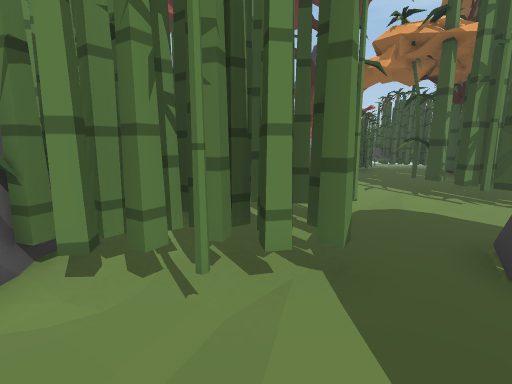
View 1 (above)

24 first-person views from a walk through a Unity game level. The camera is 1.4 m above the floor, tilts 10° down and sees 85° across. The floor is counted in squares, 1 m on a side. Each view is taken from the middle of a square. On the plan, view 1 faces up. The plan holds only what a view shows up to about 14 squares ahead; the rest is blank. The place goes on beyond the plan.

View 2
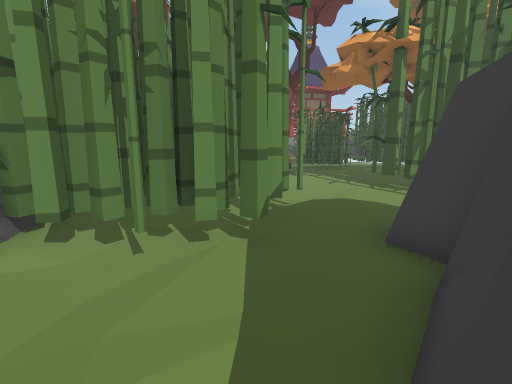

View 3
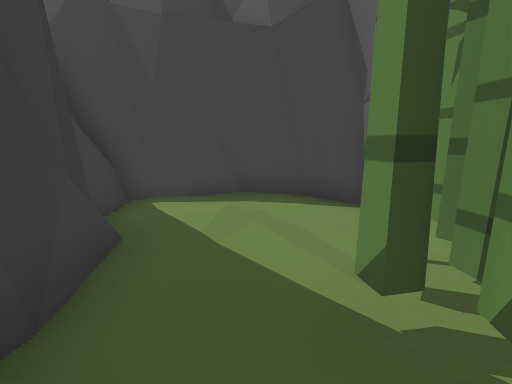

View 4
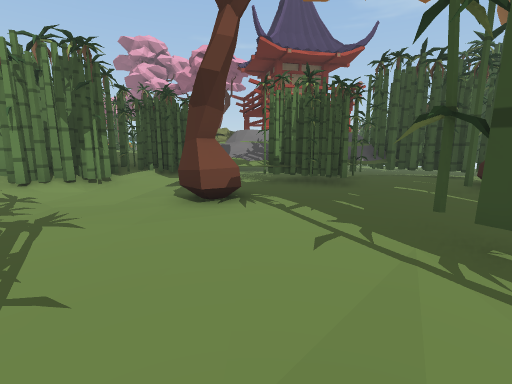

View 5
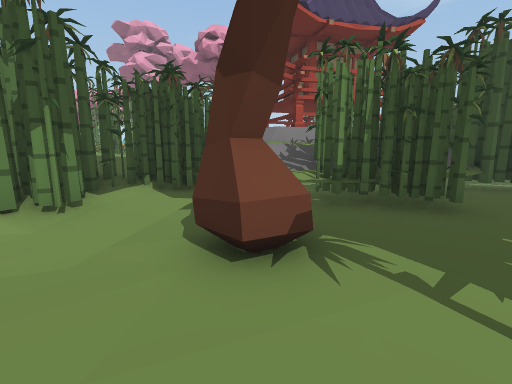

View 6
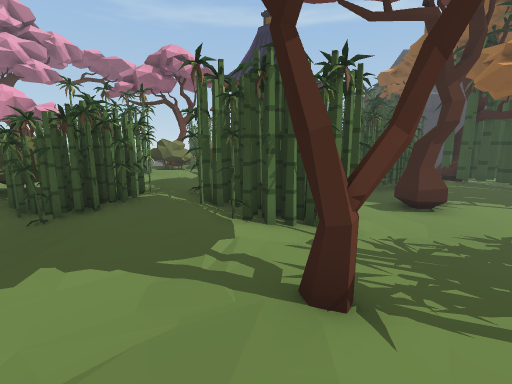

View 7
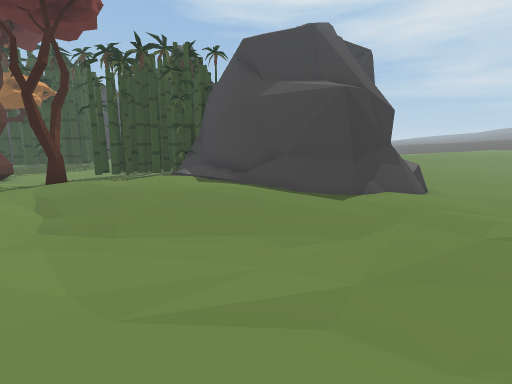

View 8
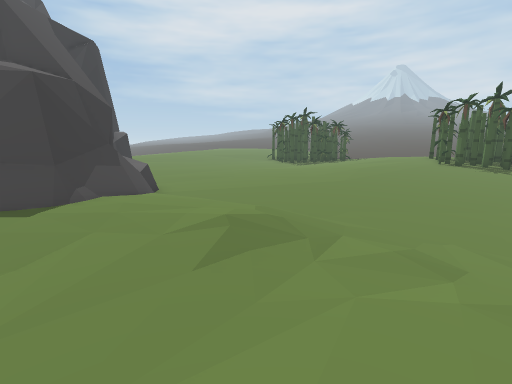

View 9
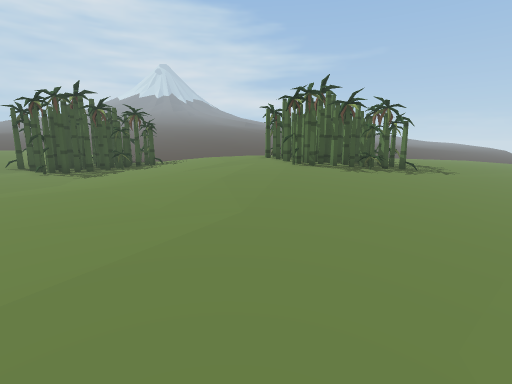

View 10
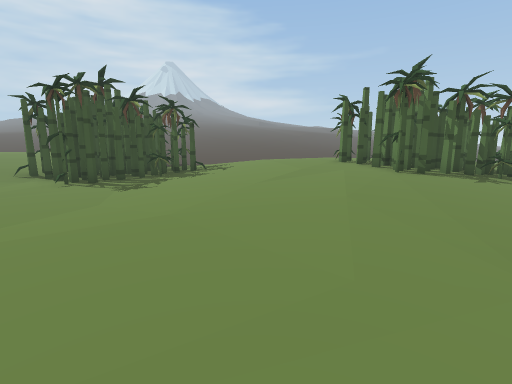

View 11
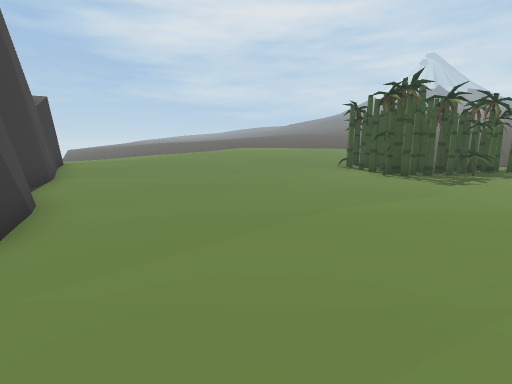

View 12
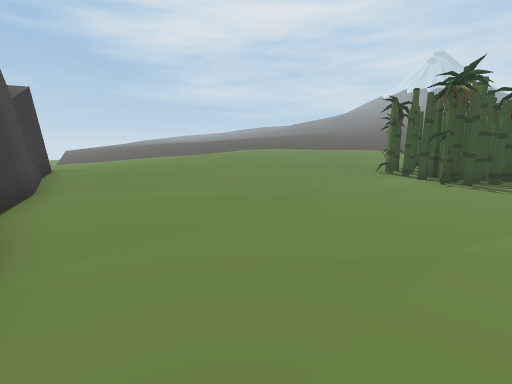

View 13
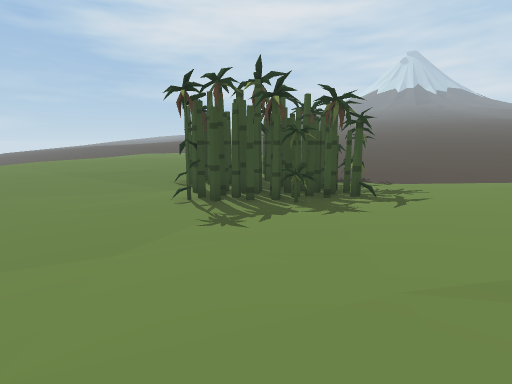

View 14
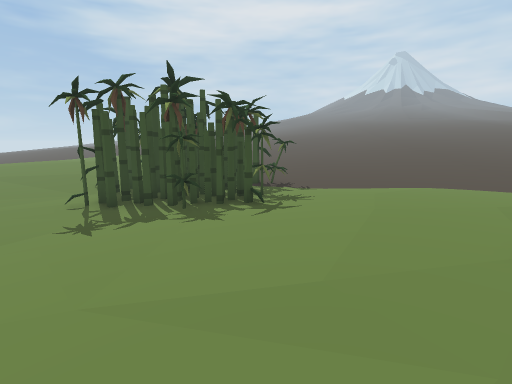

View 15
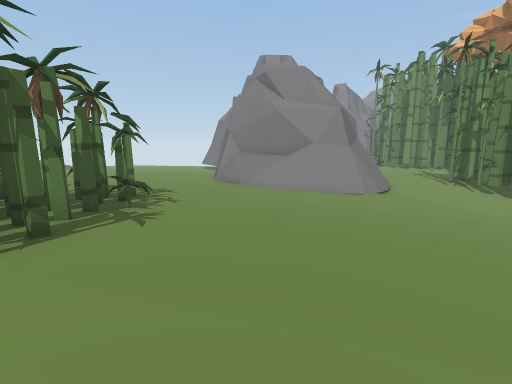

View 16
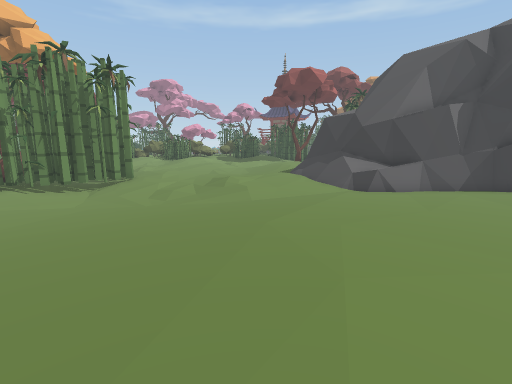

View 17
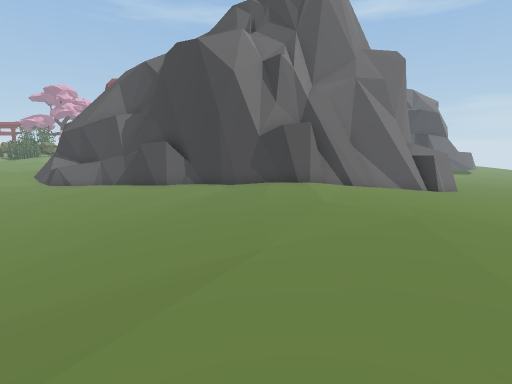

View 18
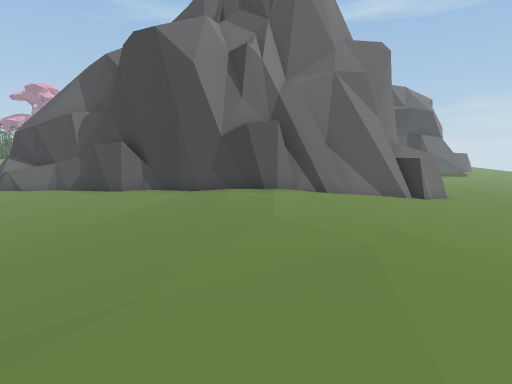

View 19
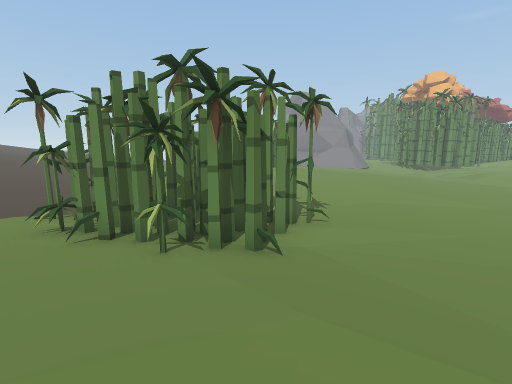

View 20
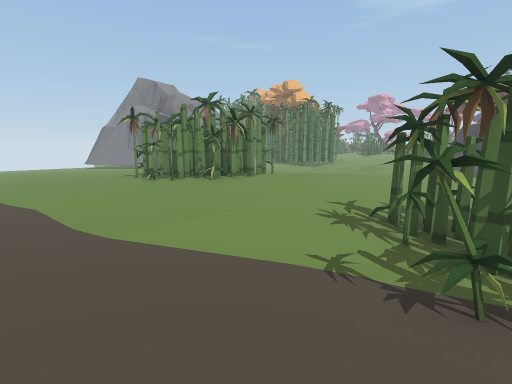

View 21
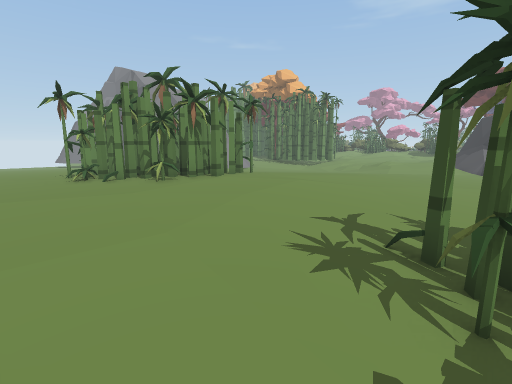

View 22
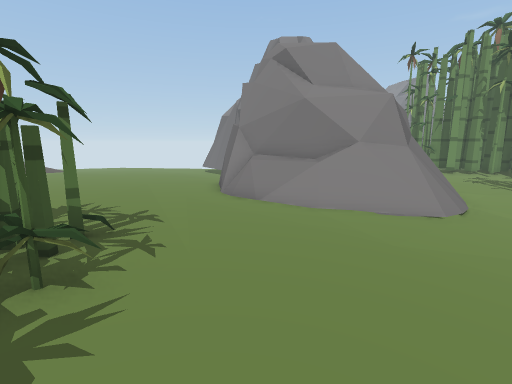

View 23
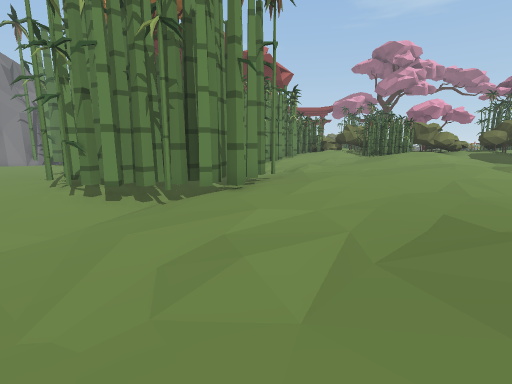

View 24
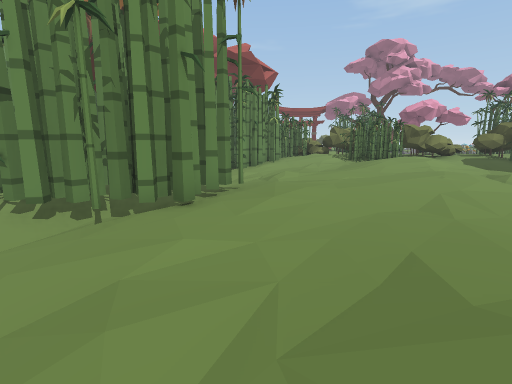

### Floor plan
Key: @ floor where view 1 was taken; # wall or solid block; x gap in a wall; . main floor; : floor 0.25 m higher than the main floor; - floor 0.25 m lower than the main floor; + floor 0.5 m higher than the main floor; * floor 0.75 m higher than the main floor; % floor 1 m higher than the main floor; & floor 1.25 m higher than the main floor; / step, stairs or slope; = window, fence, low wall or low ledge; ^ raised ledge; T tree; O other object.
Columns run from 32 left of view 1 to 12 right of it. Each row starts with its distance up from view 1.
 19  ..         OOO#+/OOOOOOOO     OO
 18  ....   T   OO:::/+OO*OOOO O*++O  ###   ##O
 17   ..... TT   //:::/***++OOOO*++OO##%#  =#OOOO
 16    ....      -//::+///+:OOOOOOOOO#+O#OOOOOOO
 15     ...       .:/::++:: +**OOOOOO xOOOOO.OO
 14      ..#######.::::++/  +/+OOOOO.--.OOO...T
 13      ..#######::::::::/:::+:#OOO/TTT.....#T
 12      =-..#####:::::::::/::T::./.--T-....##
 11    ###-----#.:::..:.:::/++TT:..------...##
 10   ###=-----//....:..::+++++/....-----##-
  9  ###OO------/...::.::+++++    ##----- #
  8 ^^^#==-------../:::::+++++   ### -----##
  7 ^===---------///::::/=*+++:  ##   ----##
  6 =.....--------//:::###########  ###----
  5 ........------//.::=##           #----
  4 .............---///##           ##--#
  3 ::::............../##        #####-##
  2 ::::::::::.........^#        #-----##
  1 ::#::::::::::.......##       #--../#
  0 +####+::::::::.......#       ##.@.##
 -1  ####+++++:::::......##       ##..#
 -2     ##+++++::::......##        ####
 -3     ##++++:::::......:#
 -4 ######*+++:::::.....::##
 -5 +####**+++:::.......:::##
 -6 ++*****++:::.......:::::#
 -7 ++*****++:::......::::::##
 -8 ++++*+++:::.......:::::++#
 -9 ++++++++::O......:::::+++###
-10 +++++++:OOOOOO..:::::+++++###
-11 +++++::OOOOOOO..::::+++++++###
-12 *+++:::::OOOOO:::::+++++++++:###
-13 **++++:O:OOOOO////++++*+++++:=##
-14 %***+++OOOOOOO++++++++*++++:::...---
-15 %%***+++:OOO++++********+++:::...---
-16 &%%***++++++++**********+++:::.

Positions as (right, up) in squares from view 1, and headings:
1: (0, 0), facing up
2: (1, -1), facing up
3: (3, 4), facing down-left
4: (3, 6), facing up
5: (2, 9), facing up
6: (-8, 10), facing up-right
7: (-16, 13), facing down-right
8: (-17, 12), facing down
9: (-17, 5), facing down-left
10: (-17, 1), facing down-left
11: (-14, 1), facing down
12: (-13, -1), facing down
13: (-21, -2), facing down
14: (-24, -2), facing down
15: (-22, -2), facing up-left
16: (-25, -3), facing up-right
17: (-16, -16), facing up-right
18: (-14, -16), facing up-right
19: (-15, -16), facing up-left
20: (-27, -16), facing up
21: (-26, -13), facing up
22: (-25, 0), facing up-left
23: (-19, 5), facing up
24: (-18, 6), facing up
